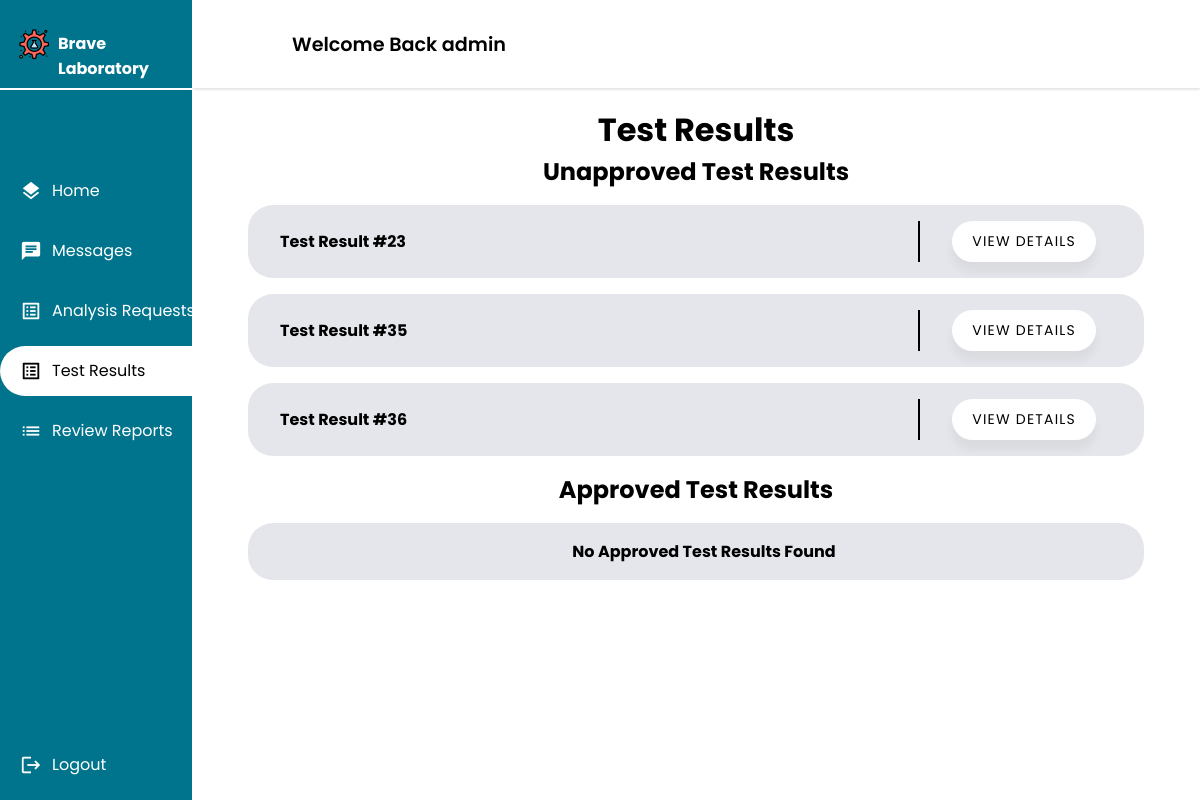
Before: /auditor/results/ (signed in) with the older database file.
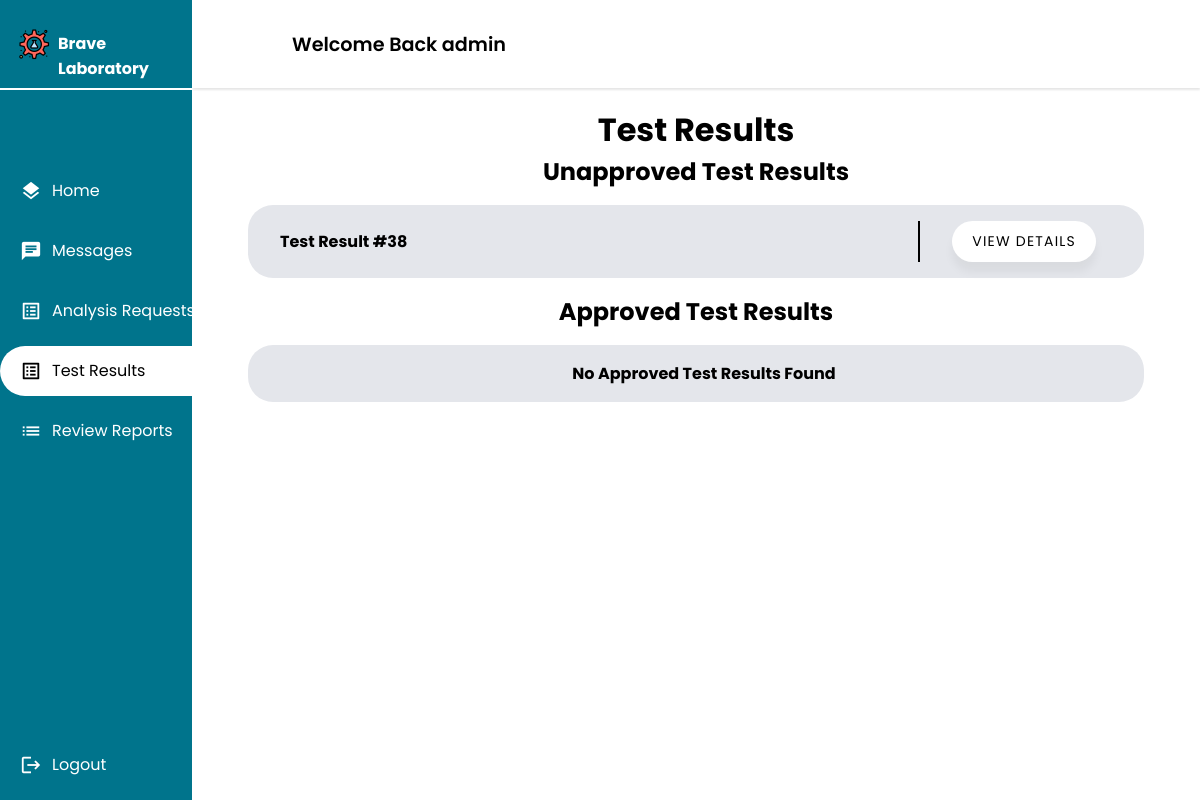
After: the same page with the newer database file.
### main_home/models.py (models this page shows, shortened)
class TestResult(models.Model):
    request = models.OneToOneField(AnalysisRequest, on_delete=models.CASCADE)
    creation_time = models.DateTimeField(auto_now_add=True)
    duration = models.DurationField(null=True, blank=True)
    approved = models.BooleanField(default=False)
    class Meta:
        db_table = 'test_result'

### auditor/views.py (the view)
# urls.py: path("results/",views.result_list,name="test_result_list"),
@login_required
@permission_required('auditor.view_auditor', raise_exception=True)
def result_list(request):
    unapproved_results = TestResult.objects.filter(approved=False)
    approved_results = TestResult.objects.filter(approved=True)
    context = {
        'unapproved_results': unapproved_results,
        'approved_results': approved_results,
    }
    return render(request,'auditor/result/result_list.html', context)

### auditor/templates/auditor/result/result_list.html (shortened to what this page needs)
{% extends 'auditor/auditor.html' %}
{% load static %}
{% block css_2 %}
<link rel="stylesheet" href="{% static 'css/list.css' %}">
{% endblock css_2 %}
{% block main %}
<div class="Container">
    <h1>Test Results</h1>
    <h2>Unapproved Test Results</h2>
    {% if unapproved_results %}
    <ul>
        {% for result in unapproved_results %}
        <li class="app1">
            <span><strong>Test Result #{{ result.id }}</strong></span>
            <div class="buttons">
                <button class="list-button"><a class="list-links" href="{% url 'test_result_detail' result.id  %}">View Details</a></button>
            </div>
        </li>
        {% endfor %}
    </ul>
    {% endif %}
    <h2>Approved Test Results</h2>
    {% if approved_results %}
        <ul>
            {% for result in approved_results %}
                <li class="app1">
                    <span><strong>Test Result #{{ result.id }}</strong></span>
                    <span><strong>{{ result.date }}</strong></span>
                    <div class="buttons">
                        <button class="list-button"><a class="list-links" href="{% url 'test_result_detail' result.id  %}">View Details</a></button>
                    </div>
                </li>
            {% endfor %}
        </ul>
    {% else %}
        <div>
            <ul class="lists">
                <li class="app1 empty">
                    <span><strong>No Approved Test Results Found</strong></span>
                </li>
            </ul>
        </div>
    {% endif %}
</div>
{% endblock main %}

Changed rows visible on the page:
removed TestResult: id "23"
removed TestResult: id "35"
removed TestResult: id "36"
added TestResult: id "38"
